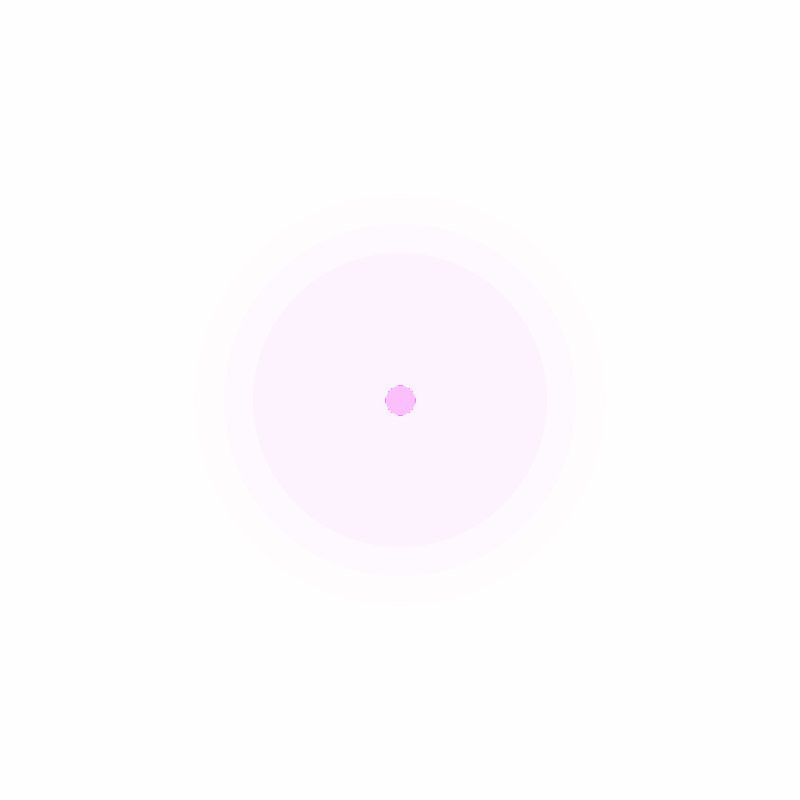
Frame 1 (no input)
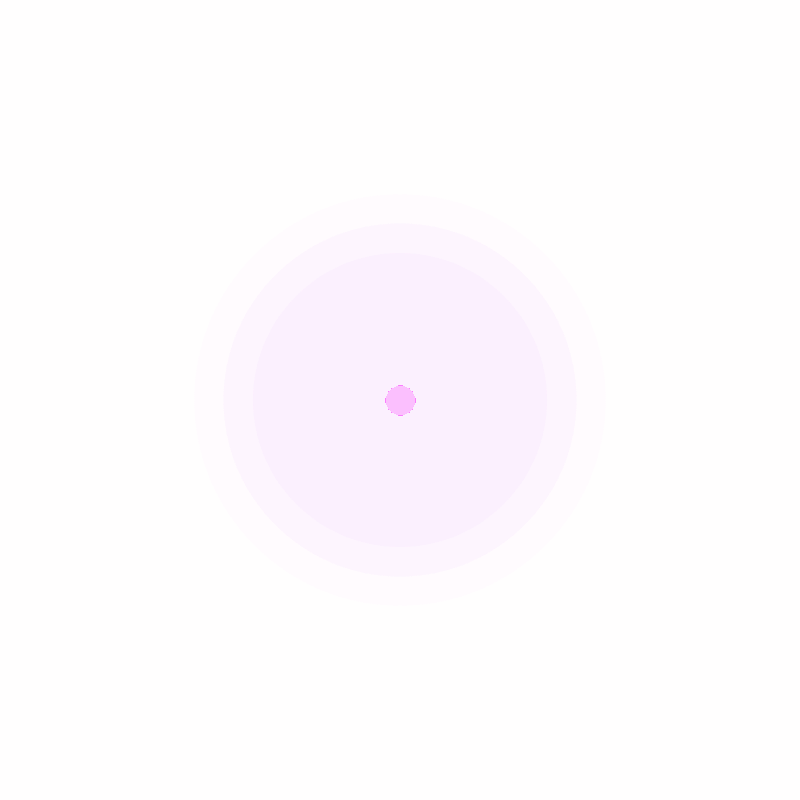
Frame 60 (the mouse pressed at the canvas centre just before this capture)
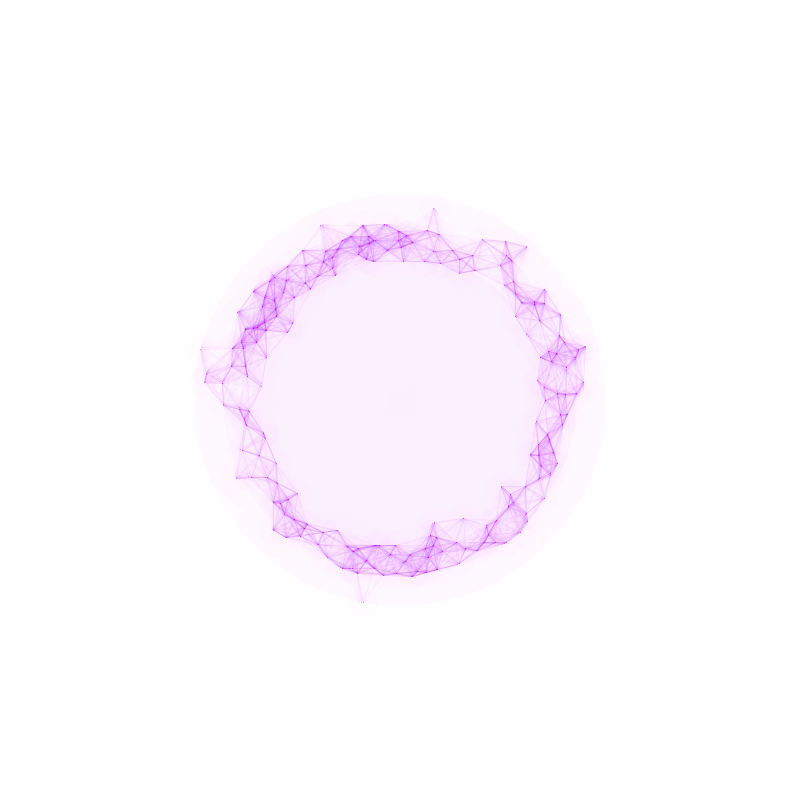
Frame 120 (the mouse held since frame 60 and released just before this capture)

The Processing sketch that drew these frames (run headless with seeded random() and noise(); from frame 60 on, the mouse is pressed at the canvas centre):

// Processing sketch: particle
// ── particle.pde
ParSys ps;
float orginalX, orginalY;
float sc=1,trX,trY;
void setup() {
  
  size(800, 800);
  colorMode(HSB);
  background(10, 1,255);
  orginalX=0;
  orginalY=0;
  trX=width/2;
  trY=height/2;
  ps=new ParSys(200);

}
void draw() {
  noStroke();
  fill(10, 1,255,100);
  rect(0,0,width,height);
  
  translate(trX,trY);
  scale(sc);
  ps.update();
  ps.display();

}

void mouseWheel(MouseEvent event) {
  sc*=event.getCount()==1?0.9:1.111;
}

// ── par.pde
class Par {
  boolean enabled=false;
  float x, y, vx, vy;
  float lineRange=50;
  float destroyRange=60;
  float affectRange=60;
  float g=0.0012;
  float maxVel=1000;
  float ds=0.015;
  float respawnR=200;
  float hue=10;
  Par() {}
  void display(Par[] o) {
    stroke(hue, 100,255,2);
    strokeWeight(30);
    point(x,y);
    strokeWeight(1);
    for (int i=0; i<o.length; i++) {
      if(!o[i].enabled) continue;
      if (dist(x, y, o[i].x, o[i].y)<lineRange) {
        stroke(hue,255 , 255,600.0/(dist(x, y, o[i].x, o[i].y)+10)-10);
        line(x, y, o[i].x, o[i].y);
      }
    }
  }
  void update(Par[] o) {
    x+=vx;
    y+=vy;
    float d;
    float c=0;
    float vel=sqrt(vx*vx+vy*vy);
    if(vel>maxVel){
      vx*=maxVel/vel;
      vy*=maxVel/vel;
    }
    //hue=(1+(y-height/2)*0.2)*0.01+hue*0.99;
    for (int i=0; i<o.length; i++) {
      if(!o[i].enabled) continue;
      d=dist(x, y, o[i].x, o[i].y)+0.01;
      if (d<affectRange) {
        o[i].vx+=g*(x-o[i].x)*(-1.0/d/d/ds/ds+10.0/(d*ds+1)/(d*ds+1))/d;
        o[i].vy+=g*(y-o[i].y)*(-1.0/d/d/ds/ds+10.0/(d*ds+1)/(d*ds+1))/d;
      }
      if (d<destroyRange) {
        c++;
      }
    }
    if(c<5){
      enabled=false;
    }
  }

}

// ── parSys.pde
class ParSys {
  boolean enabled=true;
  float lineRange=60;
  float destroyRange=60;
  float affectRange=60;
  float g=0.0007;
  float maxVel=10;
  float ds=0.015;
  float respawnR=140;
  float hue=200;
  RAttractor ra;
  Par pars[];
  ParSys(int n) {
    pars=new Par[n];
    for (int i=0; i<n; i++) {
      pars[i]=new Par();
      pars[i].lineRange=lineRange;
      pars[i].destroyRange=destroyRange;
      pars[i].affectRange=affectRange;
      pars[i].g=g;
      pars[i].maxVel=maxVel;
      pars[i].ds=ds;
      pars[i].respawnR=respawnR;
      pars[i].hue=hue;
    }
    ra=new RAttractor();
    ra.hue=hue;
  }
  void update() {
    ra.update(pars);
    if (!enabled)return;
    for (int i=0; i<pars.length; i++) {
      if (pars[i].enabled) {
        pars[i].update(pars);
        pars[i].display(pars);
      } else if (mousePressed) {
        if (!pars[i].enabled) {
          pars[i].enabled=true;
          float angle=random(0, 2*PI);
          float r=random(respawnR, respawnR*1.5);
          pars[i].x=orginalX+r*cos(angle);
          pars[i].y=orginalY+r*sin(angle);
          pars[i].vx=1.0*sin(angle);
          pars[i].vy=1.0*-cos(angle);
          pars[i].hue=hue;
        }
      }
    }
  }
  void display() {
    if (!enabled)return;
    for (int i=0; i<pars.length; i++) {
      pars[i].display(pars);
    }
  }
}

// ── roundAttractor.pde
class RAttractor {
  float x=0, y=0;
  float g=0.03;
  float affectRange=400;
  float ds=0.0017;
  float d;
  float hue;
  void update(Par[] o) {
    for (int i=0; i<o.length; i++) {
      d=dist(x, y, o[i].x, o[i].y)+0.01;
      if (d<affectRange) {
        o[i].vx+=g*(x-o[i].x)*(-1.0/d/d/ds/ds+3.0/(d*ds+0.2)/(d*ds+0.2))/d;
        o[i].vy+=g*(y-o[i].y)*(-1.0/d/d/ds/ds+3.0/(d*ds+0.2)/(d*ds+0.2))/d;
      }
    }
    noStroke();
    fill(hue, 20,255,20);
    ellipse(x,y,0.7/ds,0.7/ds);
    fill(hue, 20,255,50);
    ellipse(x,y,0.6/ds,0.6/ds);
    fill(hue, 20,255,100);
    ellipse(x,y,0.5/ds,0.5/ds);
  }
}
